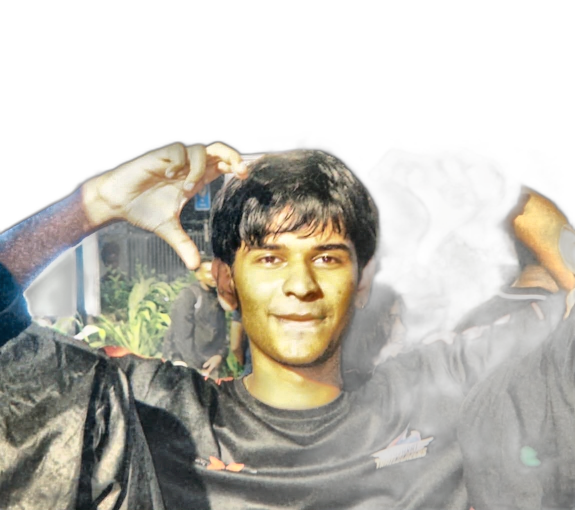
#> input picture assets/photo-ready.png, 1150 x 1020 px, found by its file name (shown at 1/2 size)
$ python render_portrait.py
#> lines starting #> are read from the running program, lines starting #| are printed output that depends on the picture
"""
Converts assets/photo-ready.png into a self-drawing monochrome ASCII SVG.

Usage:
    python tools\\render_portrait.py

Writes:
    portrait.svg
"""
from pathlib import Path

import numpy as np
from PIL import Image

GLYPHS = " '.,:;~+*xXO#"   # light/empty -> dense/dark
ACCENT_COLOR = "#4dabf7"
BG_COLOR = "#0d1117"
CELL_W, CELL_H = 8, 14      # px per character cell
COLS = 70                   # character grid width; rows derive from image aspect ratio
ROW_DELAY_MS = 40           # stagger between each row starting its reveal


def image_to_ascii_rows(image_path: str, cols: int = COLS):
#> called with image_path = 'assets/photo-ready.png', cols = 70
    img = Image.open(image_path).convert("L")
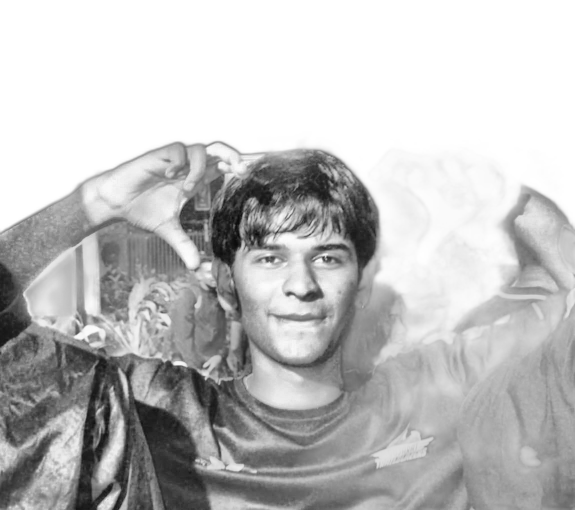
#> img: PIL image 1150x1020 L (shown at 1/2 size); min 9, max 255, mean 191.1
    w, h = img.size
#> w = 1150; h = 1020
    aspect_correct = 0.55  # character cells are taller than they are wide
    rows = max(1, int((h / w) * cols * aspect_correct))
#> rows = 34
    img = img.resize((cols, rows))
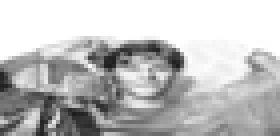
#> img: PIL image 70x34 L (shown 4 times larger); min 29, max 255, mean 191
    pixels = np.array(img)

    ascii_rows = []
    for row in pixels:
        line = ""
        for value in row:
            idx = int((255 - int(value)) / 255 * (len(GLYPHS) - 1))
            line += GLYPHS[idx]
        ascii_rows.append(line)
#> this loop made 34 passes
#> after the loop, ascii_rows = 34 items
    return ascii_rows


def escape(text: str) -> str:
    return text.replace("&", "&amp;").replace("<", "&lt;").replace(">", "&gt;")


def render_svg(rows, output_path: str = "portrait.svg"):
    cols = max(len(r) for r in rows)
    width = cols * CELL_W
    height = len(rows) * CELL_H

    parts = [
        f'<svg viewBox="0 0 {width} {height}" xmlns="http://www.w3.org/2000/svg" '
        f'font-family="monospace" font-size="{CELL_H}px">',
        f'<rect width="{width}" height="{height}" fill="{BG_COLOR}"/>',
    ]

    for i, line in enumerate(rows):
        y = (i + 1) * CELL_H
        clip_id = f"clip{i}"
        begin = round(i * ROW_DELAY_MS / 1000, 3)
        parts.append(f'<clipPath id="{clip_id}">')
        parts.append(f'  <rect x="0" y="{i * CELL_H}" width="0" height="{CELL_H}">')
        parts.append(
            f'    <animate attributeName="width" from="0" to="{width}" '
            f'begin="{begin}s" dur="0.6s" fill="freeze" calcMode="spline" '
            f'keySplines="0.2 0 0.2 1"/>'
        )
        parts.append("  </rect>")
        parts.append("</clipPath>")
        parts.append(
            f'<text x="0" y="{y}" fill="{ACCENT_COLOR}" xml:space="preserve" '
            f'clip-path="url(#{clip_id})">{escape(line)}</text>'
        )

    parts.append("</svg>")
    Path(output_path).write_text("\n".join(parts), encoding="utf-8")
    print(f"Wrote {output_path}")


if __name__ == "__main__":
    rows = image_to_ascii_rows("assets/photo-ready.png")
#> rows = 34 items
    render_svg(rows)
#> in render_svg, `cols = max(len(r) for r in rows)`: cols = 70
#> in render_svg, `width = cols * CELL_W`: width = 560
#> in render_svg, `height = len(rows) * CELL_H`: height = 476
#> the loop in render_svg, `for i, line in enumerate(rows):` made 34 passes
#> (y, clip_id, begin) on passes 1 to 12: (14, 'clip0', 0), (28, 'clip1', 0.04), (42, 'clip2', 0.08), (56, 'clip3', 0.12), (70, 'clip4', 0.16), (84, 'clip5', 0.2), (98, 'clip6', 0.24), (112, 'clip7', 0.28), (126, 'clip8', 0.32), (140, 'clip9', 0.36), (154, 'clip10', 0.4), (168, 'clip11', 0.44)
#> after the loop in render_svg, `for i, line in enumerate(rows):`: parts = 206 items
